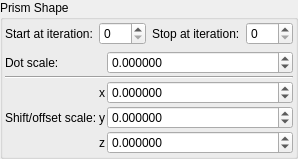
    <widget class="QGroupBox" name="groupBox">
     <property name="title">
      <string>Prism Shape</string>
     </property>
     <layout class="QVBoxLayout" name="verticalLayout_3">
      <property name="leftMargin">
       <number>2</number>
      </property>
      <property name="topMargin">
       <number>2</number>
      </property>
      <property name="rightMargin">
       <number>2</number>
      </property>
      <property name="bottomMargin">
       <number>2</number>
      </property>
      <item>
       <layout class="QGridLayout" name="gridLayout_13">
        <item row="0" column="1">
         <widget class="MySpinBox" name="spinboxInt_transf_start_iterations_P">
          <property name="sizePolicy">
           <sizepolicy hsizetype="Minimum" vsizetype="Maximum">
            <horstretch>0</horstretch>
            <verstretch>0</verstretch>
           </sizepolicy>
          </property>
          <property name="minimum">
           <number>0</number>
          </property>
          <property name="maximum">
           <number>999</number>
          </property>
          <property name="value">
           <number>0</number>
          </property>
         </widget>
        </item>
        <item row="0" column="5">
         <widget class="MySpinBox" name="spinboxInt_transf_stop_iterations_P1">
          <property name="sizePolicy">
           <sizepolicy hsizetype="Preferred" vsizetype="Maximum">
            <horstretch>0</horstretch>
            <verstretch>0</verstretch>
           </sizepolicy>
          </property>
          <property name="maximum">
           <number>999</number>
          </property>
         </widget>
        </item>
        <item row="0" column="4">
         <widget class="QLabel" name="label_48">
          <property name="text">
           <string>Stop at iteration:</string>
          </property>
         </widget>
        </item>
        <item row="0" column="0">
         <widget class="QLabel" name="label_66">
          <property name="text">
           <string>Start at iteration:</string>
          </property>
         </widget>
        </item>
       </layout>
      </item>
      <item>
       <layout class="QGridLayout" name="gridLayout_33" columnstretch="0,0,1">
        <property name="spacing">
         <number>2</number>
        </property>
        <item row="3" column="0">
         <widget class="QLabel" name="label_174">
          <property name="text">
           <string>Shift/offset scale:</string>
          </property>
         </widget>
        </item>
        <item row="2" column="1">
         <widget class="QLabel" name="label_129">
          <property name="sizePolicy">
           <sizepolicy hsizetype="Preferred" vsizetype="Preferred">
            <horstretch>0</horstretch>
            <verstretch>0</verstretch>
           </sizepolicy>
          </property>
          <property name="text">
           <string notr="true">x</string>
          </property>
          <property name="alignment">
           <set>Qt::AlignRight|Qt::AlignTrailing|Qt::AlignVCenter</set>
          </property>
         </widget>
        </item>
        <item row="3" column="1">
         <widget class="QLabel" name="label_130">
          <property name="sizePolicy">
           <sizepolicy hsizetype="Preferred" vsizetype="Preferred">
            <horstretch>0</horstretch>
            <verstretch>0</verstretch>
           </sizepolicy>
          </property>
          <property name="text">
           <string notr="true">y</string>
          </property>
          <property name="alignment">
           <set>Qt::AlignRight|Qt::AlignTrailing|Qt::AlignVCenter</set>
          </property>
         </widget>
        </item>
        <item row="4" column="1">
         <widget class="QLabel" name="label_131">
          <property name="sizePolicy">
           <sizepolicy hsizetype="Preferred" vsizetype="Preferred">
            <horstretch>0</horstretch>
            <verstretch>0</verstretch>
           </sizepolicy>
          </property>
          <property name="text">
           <string notr="true">z</string>
          </property>
          <property name="alignment">
           <set>Qt::AlignRight|Qt::AlignTrailing|Qt::AlignVCenter</set>
          </property>
         </widget>
        </item>
        <item row="2" column="2">
         <widget class="MyDoubleSpinBox" name="spinbox3_transf_constant_multiplier_000_x">
          <property name="sizePolicy">
           <sizepolicy hsizetype="Minimum" vsizetype="Maximum">
            <horstretch>0</horstretch>
            <verstretch>0</verstretch>
           </sizepolicy>
          </property>
          <property name="prefix">
           <string/>
          </property>
          <property name="suffix">
           <string/>
          </property>
          <property name="decimals">
           <number>6</number>
          </property>
          <property name="minimum">
           <double>-99.989999999999995</double>
          </property>
          <property name="maximum">
           <double>99.989999999999995</double>
          </property>
          <property name="singleStep">
           <double>0.100000000000000</double>
          </property>
         </widget>
        </item>
        <item row="0" column="2">
         <widget class="MyDoubleSpinBox" name="spinbox_transf_scale">
          <property name="sizePolicy">
           <sizepolicy hsizetype="Minimum" vsizetype="Maximum">
            <horstretch>0</horstretch>
            <verstretch>0</verstretch>
           </sizepolicy>
          </property>
          <property name="font">
           <font>
            <weight>50</weight>
            <bold>false</bold>
           </font>
          </property>
          <property name="prefix">
           <string/>
          </property>
          <property name="suffix">
           <string/>
          </property>
          <property name="decimals">
           <number>6</number>
          </property>
          <property name="minimum">
           <double>-99.989999999999995</double>
          </property>
          <property name="maximum">
           <double>99.989999999999995</double>
          </property>
          <property name="singleStep">
           <double>0.100000000000000</double>
          </property>
         </widget>
        </item>
        <item row="1" column="0" colspan="3">
         <widget class="Line" name="line_2">
          <property name="orientation">
           <enum>Qt::Horizontal</enum>
          </property>
         </widget>
        </item>
        <item row="4" column="2">
         <widget class="MyDoubleSpinBox" name="spinbox3_transf_constant_multiplier_000_z">
          <property name="sizePolicy">
           <sizepolicy hsizetype="Minimum" vsizetype="Maximum">
            <horstretch>0</horstretch>
            <verstretch>0</verstretch>
           </sizepolicy>
          </property>
          <property name="prefix">
           <string/>
          </property>
          <property name="suffix">
           <string/>
          </property>
          <property name="decimals">
           <number>6</number>
          </property>
          <property name="minimum">
           <double>-99.989999999999995</double>
          </property>
          <property name="maximum">
           <double>99.989999999999995</double>
          </property>
          <property name="singleStep">
           <double>0.100000000000000</double>
          </property>
         </widget>
        </item>
        <item row="0" column="0">
         <widget class="QLabel" name="label_177">
          <property name="text">
           <string>Dot scale:</string>
          </property>
         </widget>
        </item>
        <item row="3" column="2">
         <widget class="MyDoubleSpinBox" name="spinbox3_transf_constant_multiplier_000_y">
          <property name="sizePolicy">
           <sizepolicy hsizetype="Minimum" vsizetype="Maximum">
            <horstretch>0</horstretch>
            <verstretch>0</verstretch>
           </sizepolicy>
          </property>
          <property name="prefix">
           <string/>
          </property>
          <property name="suffix">
           <string/>
          </property>
          <property name="decimals">
           <number>6</number>
          </property>
          <property name="minimum">
           <double>-99.989999999999995</double>
          </property>
          <property name="maximum">
           <double>99.989999999999995</double>
          </property>
          <property name="singleStep">
           <double>0.100000000000000</double>
          </property>
         </widget>
        </item>
       </layout>
      </item>
     </layout>
    </widget>
